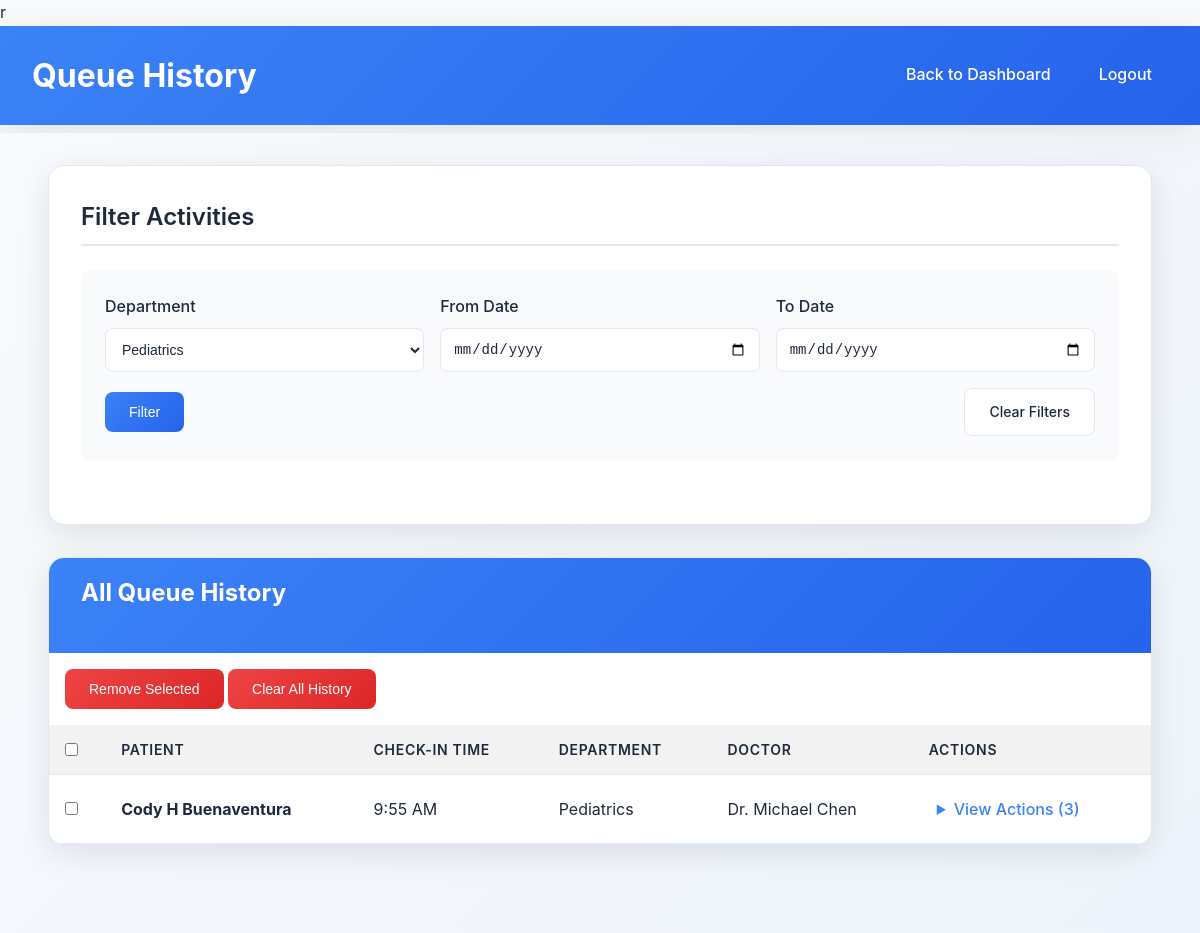
/public/queue_history.php?department=2 (signed in), run on the app's committed database.
### tables this page shows
CREATE TABLE `patients` (
  `id` int(11) NOT NULL,
  `first_name` varchar(100) NOT NULL,
  `middle_name` varchar(100) DEFAULT NULL,
  `last_name` varchar(100) NOT NULL,
  `age` int(11) NOT NULL,
  `contact_number` varchar(20) NOT NULL,
  `reason_for_visit` text DEFAULT NULL,
  `parent_guardian` varchar(255) DEFAULT NULL,
  `queue_number` int(11) NOT NULL,
  `department_id` int(11) NOT NULL,
  `doctor_id` int(11) DEFAULT NULL,
  `status` enum('waiting','in consultation','done','cancelled','no show') NOT NULL DEFAULT 'waiting',
  `check_in_time` timestamp NOT NULL DEFAULT current_timestamp(),
  `created_at` timestamp NOT NULL DEFAULT current_timestamp(),
  `birthdate` date DEFAULT NULL,
  `address` text DEFAULT NULL,
  `gender` enum('male','female','preferred not to say') DEFAULT NULL,
  `civil_status` enum('single','married','widow') DEFAULT NULL,
  `registration_datetime` datetime DEFAULT NULL,
  `bp` varchar(50) DEFAULT NULL,
  `temp` varchar(50) DEFAULT NULL,
  `cr_pr` varchar(50) DEFAULT NULL,
  `rr` varchar(50) DEFAULT NULL,
  `wt` varchar(50) DEFAULT NULL,
  `o2sat` varchar(50) DEFAULT NULL
);

CREATE TABLE `departments` (
  `id` int(11) NOT NULL,
  `name` varchar(255) NOT NULL
);

CREATE TABLE `doctors` (
  `id` int(11) NOT NULL,
  `name` varchar(255) NOT NULL,
  `department_id` int(11) NOT NULL,
  `status` enum('available','unavailable') NOT NULL DEFAULT 'available'
);

### app/models/Department.php (called while the page is built, shortened)
<?php
class Department {
    private $conn;
    private $table_name = "departments";
    public function __construct($db) {
        $this->conn = $db;
    }
    public function get_all() {
        $query = "SELECT * FROM " . $this->table_name;
        $result = $this->conn->query($query);
        return $result;
    }
}
?>

### app/models/QueueHistory.php (called while the page is built, shortened)
<?php
class QueueHistory {
    private $conn;
    private $table_name = "queue_history";
    public function __construct($db) {
        $this->conn = $db;
    }
    public function get_grouped_activities($department_id = null) {
        $where_clause = "";
        $params = [];
        $types = "";
        if ($department_id) {
            $where_clause = "WHERE qh.department_id = ?";
            $params[] = $department_id;
            $types = "i";
        }
        $query = "SELECT
                    p.id as patient_id,
                    CONCAT(COALESCE(p.first_name, ''), ' ', COALESCE(p.middle_name, ''), ' ', COALESCE(p.last_name, '')) as patient_name,
                    p.check_in_time as patient_check_in_time,
                    d.name as department_name,
                    doc.name as doctor_name,
                    GROUP_CONCAT(
                        JSON_OBJECT(
                            'id', qh.id,
                            'action', qh.action,
                            'old_status', qh.old_status,
                            'new_status', qh.new_status,
                            'created_at', qh.created_at,
                            'department_name', d2.name,
                            'doctor_name', doc2.name
                        )
                        ORDER BY qh.created_at DESC
                        SEPARATOR '|||'
                    ) as actions_json
                  FROM patients p
                  LEFT JOIN " . $this->table_name . " qh ON p.id = qh.patient_id
                  LEFT JOIN departments d ON p.department_id = d.id
                  LEFT JOIN doctors doc ON p.doctor_id = doc.id
                  LEFT JOIN departments d2 ON qh.department_id = d2.id
                  LEFT JOIN doctors doc2 ON qh.doctor_id = doc2.id
                  $where_clause
                  GROUP BY p.id, p.first_name, p.middle_name, p.last_name, p.check_in_time, d.name, doc.name
                  HAVING COUNT(qh.id) > 0
                  ORDER BY p.check_in_time DESC";
        $stmt = $this->conn->prepare($query);
        if ($department_id) {
            $stmt->bind_param($types, ...$params);
        }
        $stmt->execute();
        $result = $stmt->get_result();
        $grouped_data = [];
        while ($row = $result->fetch_assoc()) {
            $actions = [];
            if ($row['actions_json']) {
                $action_strings = explode('|||', $row['actions_json']);
                foreach ($action_strings as $action_str) {
                    $actions[] = json_decode($action_str, true);
                }
            }
            $row['actions'] = $actions;
            unset($row['actions_json']);
            $grouped_data[] = $row;
        }
        return $grouped_data;
    }
}
?>

### public/queue_history.php (the view, shortened to what this page needs)
r<?php
require_once '../config/config.php';
require_once '../app/models/QueueHistory.php';
require_once '../app/models/Department.php';
$queue_history_model = new QueueHistory($conn);
$department_model = new Department($conn);
$department_id = $_GET['department'] ?? null;
$date_from = $_GET['date_from'] ?? null;
$date_to = $_GET['date_to'] ?? null;
if ($department_id) {
    $grouped_activities = $queue_history_model->get_grouped_activities($department_id);
} else {
    $grouped_activities = $queue_history_model->get_grouped_activities();
}
$departments = $department_model->get_all();
?>
<!DOCTYPE html>
<html lang="en">
<head>
    <link rel="stylesheet" href="css/style.css">
</head>
<body>
    <header>
        <h1>Queue History</h1>
        <div class="header-nav">
            <a href="dashboard.php"><i class="fas fa-arrow-left"></i> Back to Dashboard</a>
            <a href="../app/controllers/StaffController.php?action=logout">Logout</a>
        </div>
    </header>
    <div class="container">
        <main>
            <div class="form-section">
                <h2>Filter Activities</h2>
                <form method="GET" action="queue_history.php" class="filter-form">
                    <div class="form-grid">
                        <div class="form-group">
                            <label for="department">Department</label>
                            <select id="department" name="department">
                                <?php while ($dept = $departments->fetch_assoc()): ?>
                                    <option value="<?php echo $dept['id']; ?>" <?php echo ($department_id == $dept['id']) ? 'selected' : ''; ?>>
                                        <?php echo htmlspecialchars($dept['name']); ?>
                                    </option>
                                <?php endwhile; ?>
                            </select>
                        </div>
                        <div class="form-group">
                            <label for="date_from">From Date</label>
                            <input type="date" id="date_from" name="date_from" value="<?php echo $date_from; ?>">
                        </div>
                        <div class="form-group">
                            <label for="date_to">To Date</label>
                            <input type="date" id="date_to" name="date_to" value="<?php echo $date_to; ?>">
                        </div>
                    </div>
                    <div class="flex justify-between items-center mt-4">
                        <button type="submit" class="btn btn-primary">Filter</button>
                        <a href="queue_history.php" class="btn btn-secondary">Clear Filters</a>
                    </div>
                </form>
            </div>
            <div class="table-section">
                <div class="table-header" style="padding: 1rem 2rem; margin-bottom: 1rem;">
                    <h2 style="color: white; font-weight: bold; border-bottom: none; padding-bottom: 0;">All Queue History</h2>
                </div>
                <div class="table-actions" style="padding: 0 1rem; margin-bottom: 1rem;">
                    <button id="delete-selected" class="btn btn-danger" disabled>Remove Selected</button>
                    <button id="clear-all" class="btn btn-danger">Clear All History</button>
                </div>
                <table>
                    <thead>
                        <tr>
                            <th><input type="checkbox" id="select-all"></th>
                            <th>Patient</th>
                            <th>Check-in Time</th>
                            <th>Department</th>
                            <th>Doctor</th>
                            <th>Actions</th>
                        </tr>
                    </thead>
                    <tbody>
                        <?php
                        foreach ($grouped_activities as $patient_group):
                            $patient_id = $patient_group['patient_id'];
                            $patient_name = htmlspecialchars($patient_group['patient_name'] ?? 'N/A');
                            $check_in_time = $patient_group['patient_check_in_time'] ? date('g:i A', strtotime($patient_group['patient_check_in_time'])) : 'N/A';
                            $department_name = htmlspecialchars($patient_group['department_name']);
                            $doctor_name = htmlspecialchars($patient_group['doctor_name'] ?? 'Not Assigned');
                            $actions = $patient_group['actions'];
                        ?>
                            <tr>
                                <td><input type="checkbox" class="patient-checkbox" value="<?php echo $patient_id; ?>"></td>
                                <td><strong><?php echo $patient_name; ?></strong></td>
                                <td><?php echo $check_in_time; ?></td>
                                <td><?php echo $department_name; ?></td>
                                <td><?php echo $doctor_name; ?></td>
                                <td>
                                    <details class="action-details">
                                        <summary class="action-summary">View Actions (<?php echo count($actions); ?>)</summary>
                                    </details>
                                </td>
                            </tr>
                        <?php endforeach; ?>
                    </tbody>
                </table>
            </div>
        </main>
    </div>
</body>
</html>

### public/css/style.css (style rules this page uses)
:root { --bg-color: #f8fafc; --card-bg: #ffffff; --text-color: #1e293b; --text-secondary: #6b7280; --border-color: #e2e8f0; --primary: #3b82f6; --primary-hover: #2563eb; --danger: #ef4444; --danger-hover: #dc2626; --success: #10b981; --warning: #f59e0b; --shadow: rgba(0, 0, 0, 0.1); --font-family: -apple-system, BlinkMacSystemFont, 'Segoe UI', Roboto, Oxygen, Ubuntu, Cantarell, sans-serif; --border-radius: 8px; --border-radius-lg: 12px; --border-radius-xl: 16px; --transition: all 0.3s ease; }
* { margin: 0; padding: 0; box-sizing: border-box; }
body { font-family: var(--font-family); background: var(--bg-color); color: var(--text-color); line-height: 1.6; min-height: 100vh; transition: var(--transition); }
.container { max-width: 1200px; margin: 0 auto; padding: 2rem; background: linear-gradient(135deg, var(--bg-color) 0%, rgba(59, 130, 246, 0.05) 100%); min-height: 100vh; }
main { padding: 2rem; }
h2 { font-size: 1.5rem; font-weight: 600; color: #1e293b; margin-bottom: 1.5rem; padding-bottom: 0.5rem; border-bottom: 2px solid #e2e8f0; }
.btn { display: inline-flex; align-items: center; gap: 0.5rem; padding: 0.75rem 1.5rem; font-weight: 500; border-radius: 8px; text-decoration: none; border: none; cursor: pointer; font-size: 0.875rem; transition: all 0.2s ease; text-align: center; }
.btn-primary { background: linear-gradient(135deg, #667eea 0%, #764ba2 100%); color: white; }
.btn-secondary { background-color: #f1f5f9; color: #475569; border: 1px solid #e2e8f0; }
.btn-danger { background-color: #fee2e2; color: #dc2626; border: 1px solid #fecaca; }
.mt-4 { margin-top: 1.5rem; }
.flex { display: flex; }
.justify-between { justify-content: space-between; }
.items-center { align-items: center; }

### data on the page
patients: patient_name "Cody H Buenaventura", check_in_time "9:55 AM", department.name "Pediatrics", doctor.name "Dr. Michael Chen", count($actions) "3"

### other printed values
form field department "Pediatrics"
